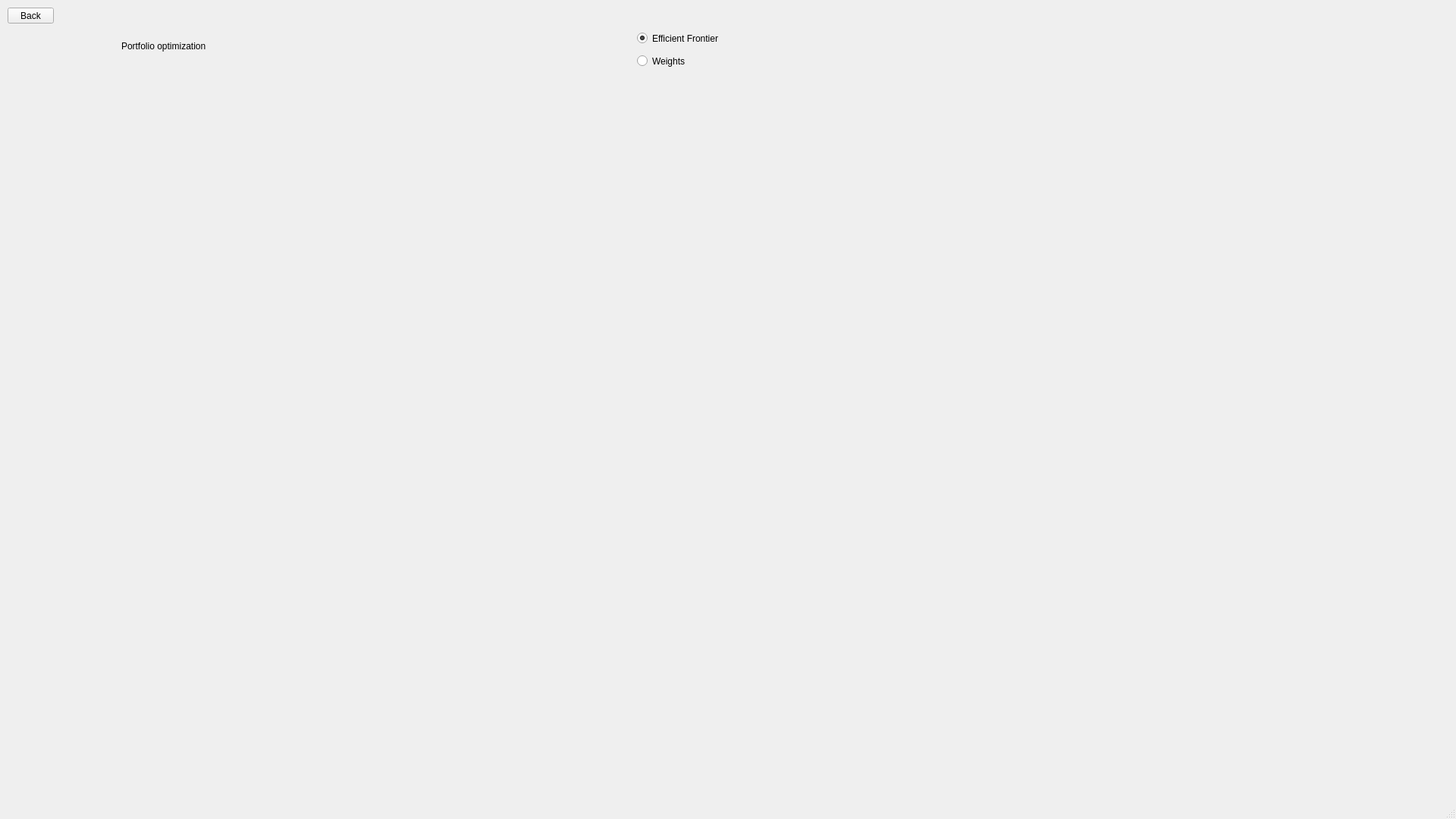
<?xml version="1.0" encoding="UTF-8"?>
<ui version="4.0">
 <class>MainWindow</class>
 <widget class="QMainWindow" name="MainWindow">
  <property name="geometry">
   <rect>
    <x>0</x>
    <y>0</y>
    <width>1920</width>
    <height>1080</height>
   </rect>
  </property>
  <property name="windowTitle">
   <string>MainWindow</string>
  </property>
  <widget class="QWidget" name="centralwidget">
   <widget class="QLabel" name="stock_info_label">
    <property name="geometry">
     <rect>
      <x>160</x>
      <y>40</y>
      <width>441</width>
      <height>41</height>
     </rect>
    </property>
    <property name="text">
     <string>Portfolio optimization</string>
    </property>
   </widget>
   <widget class="QPushButton" name="back_button">
    <property name="geometry">
     <rect>
      <x>10</x>
      <y>10</y>
      <width>61</width>
      <height>21</height>
     </rect>
    </property>
    <property name="cursor">
     <cursorShape>PointingHandCursor</cursorShape>
    </property>
    <property name="text">
     <string>Back</string>
    </property>
   </widget>
   <widget class="QWidget" name="verticalLayoutWidget">
    <property name="geometry">
     <rect>
      <x>0</x>
      <y>110</y>
      <width>1911</width>
      <height>911</height>
     </rect>
    </property>
    <layout class="QVBoxLayout" name="vlayout"/>
   </widget>
   <widget class="QRadioButton" name="a_button">
    <property name="geometry">
     <rect>
      <x>840</x>
      <y>40</y>
      <width>221</width>
      <height>21</height>
     </rect>
    </property>
    <property name="cursor">
     <cursorShape>PointingHandCursor</cursorShape>
    </property>
    <property name="text">
     <string>Efficient Frontier</string>
    </property>
    <property name="checked">
     <bool>true</bool>
    </property>
   </widget>
   <widget class="QRadioButton" name="b_button">
    <property name="geometry">
     <rect>
      <x>840</x>
      <y>70</y>
      <width>161</width>
      <height>21</height>
     </rect>
    </property>
    <property name="cursor">
     <cursorShape>PointingHandCursor</cursorShape>
    </property>
    <property name="text">
     <string>Weights</string>
    </property>
   </widget>
  </widget>
  <widget class="QMenuBar" name="menubar">
   <property name="geometry">
    <rect>
     <x>0</x>
     <y>0</y>
     <width>1920</width>
     <height>22</height>
    </rect>
   </property>
  </widget>
  <widget class="QStatusBar" name="statusbar"/>
 </widget>
 <resources/>
 <connections/>
</ui>
